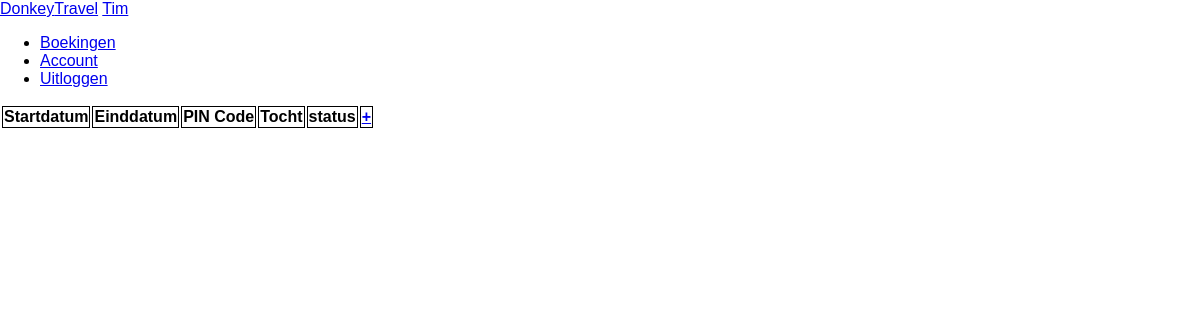
Before: /boekingen/bekijken?id=9 (signed in) with the older database file.
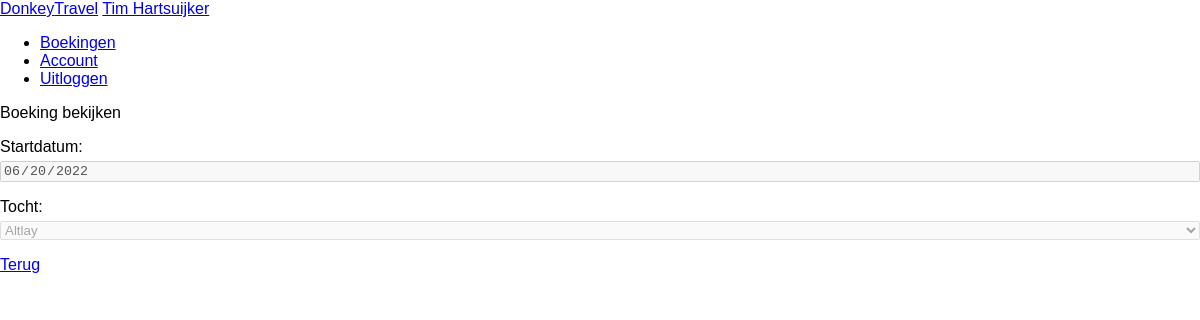
After: the same page with the newer database file.
### tables this page shows
CREATE TABLE `customers` (
  `id` int(11) NOT NULL,
  `name` varchar(50) NOT NULL,
  `email` varchar(100) NOT NULL,
  `phonenumber` varchar(20) NOT NULL,
  `password` varchar(100) NOT NULL,
  `edited` timestamp NOT NULL DEFAULT current_timestamp() ON UPDATE current_timestamp()
);

CREATE TABLE `reservations` (
  `id` int(11) NOT NULL,
  `start_date` date NOT NULL,
  `pincode` int(11) NOT NULL,
  `trip_id` int(11) NOT NULL,
  `customer_id` int(11) NOT NULL,
  `status_id` int(11) NOT NULL
);

CREATE TABLE `trips` (
  `id` int(11) NOT NULL,
  `description` varchar(40) NOT NULL,
  `route` varchar(50) NOT NULL,
  `day_count` int(11) NOT NULL
);

### classes/Customer.php (called while the page is built, shortened)
<?php
class Customer
{
    private string $name;
    private string $email;
    private string $phonenumber;
    private function __construct(int $id, string $name, string $email, string $phonenumber, string $password)
    {
        $this->name = $name;
        $this->email = $email;
        $this->phonenumber = $phonenumber;
    }
    public function getName(): string
    {
        return $this->name;
    }
    public function getEmail(): string
    {
        return $this->email;
    }
    public function getPhonenumber(): string
    {
        return $this->phonenumber;
    }
    public static function get(int $id): ?Customer
    {
        $params = array(":id" => $id);
        $sth = getPDO()->prepare("SELECT `id`, `name`, `email`, `phonenumber`, `password` FROM `customers` WHERE `id` = :id LIMIT 1;");
        $sth->execute($params);
        if ($row = $sth->fetch())
            return new Customer($id, $row["name"], $row["email"], $row["phonenumber"], $row["password"]);
        return null;
    }
}

### classes/Reservation.php (called while the page is built, shortened)
<?php
class Reservation
{
    private int $startDate;
    private int $tripID;
    private function __construct(int $id, int $startDate, int $pincode, int $tripID, int $customerID, int $statusID)
    {
        $this->startDate = $startDate;
        $this->tripID = $tripID;
    }
    public function getStartDate(): int
    {
        return $this->startDate;
    }
    public function getTrip(): Trip
    {
        return Trip::get($this->tripID);
    }
    public static function get(int $id): ?Reservation
    {
        $params = array(":id" => $id);
        $sth = getPDO()->prepare("SELECT `start_date`, `pincode`, `trip_id`, `customer_id`, `status_id` FROM `reservations` WHERE `id` = :id LIMIT 1;");
        $sth->execute($params);
        if ($row = $sth->fetch())
            return new Reservation($id, strtotime($row["start_date"]), $row["pincode"], $row["trip_id"], $row["customer_id"], $row["status_id"]);
        return null;
    }
}

### classes/Trip.php (called while the page is built, shortened)
<?php
class Trip
{
    private string $route;
    private function __construct(int $id, string $description, string $route, int $dayCount)
    {
        $this->route = $route;
    }
    public function getRoute(): string
    {
        return $this->route;
    }
    public static function get(int $id): ?Trip
    {
        $params = array(":id" => $id);
        $sth = getPDO()->prepare("SELECT `id`, `description`, `route`, `day_count` FROM `trips` WHERE `id` = :id LIMIT 1;");
        $sth->execute($params);
        if ($row = $sth->fetch())
            return new Trip($row["id"], $row["description"], $row["route"], $row["day_count"]);
        return null;
    }
}

### pages/boekingen.php (the view, shortened to what this page needs)
<?php
$customer = Customer::get($_SESSION["customerID"]);
?>
<header class="page-header">
    <a class="logo" href="<?= ROOT_DIR ?>">Donkey<span class="green">Travel</span></a>
    <a class="info" href="<?= ROOT_DIR ?>account" title="Naam: <?= $customer->getName() ?>&#10;E-mailadres: <?= $customer->getEmail() ?>&#10;Telefoonnummer: <?= $customer->getPhonenumber() ?>"><?= $customer->getName() ?></a>
    <ul class="nav">
        <li><a class="link" title="Boekingen overzicht" href="<?= ROOT_DIR ?>boekingen">Boekingen</a></li>
        <li><a class="link" title="Account overzicht" href="<?= ROOT_DIR ?>account">Account</a></li>
        <li><a class="link" title="Uitloggen overzicht" href="<?= ROOT_DIR ?>uitloggen">Uitloggen</a></li>
    </ul>
</header>
<?php
if (isset($_GET["id"])) {
    $reservation = Reservation::get((int)$_GET["id"]);
    if (
        !isset($reservation) ||
        $reservation->getCustomerID() !== $_SESSION["customerID"]
    ) {
        unset($reservation);
    }
}
switch ($path[1] ?? null) {
    default:
        if (isset($reservation))
            require("pages/boekingen/bekijken.php");
        else
            require("pages/boekingen/overzicht.php");
        break;
}

### index.php (shortened to what this page needs)
<?php
require_once("classes/Customer.php");
require_once("classes/Reservation.php");
require_once("classes/Tracker.php");
require_once("classes/Trip.php");
function getPDO(): PDO
{
    static $pdo = new PDO("mysql:host=localhost;dbname=donkey_travel", "root", "");
    return $pdo;
}
?>
<!DOCTYPE html>
<html>
<head>
    <link rel="stylesheet" href="<?= PUBLIC_DIR ?>css/style.css" />
</head>
<body>
    <?php
    $path = explode("/", trim(substr($_SERVER["REDIRECT_URL"], strlen(ROOT_DIR)), "/"));
    switch ($path[0]) {
        default:
            if (isset($_SESSION["customerID"])) {
                require("pages/boekingen.php");
            } else {
                require("pages/inloggen.php");
            }
            break;
    }
    ?>
</body>
</html>

### pages/boekingen/overzicht.php (shortened to what this page needs)
<div class="page-wrapper">
    <table>
        <thead>
            <tr>
                <th>Startdatum</th>
                <th>Einddatum</th>
                <th>PIN Code</th>
                <th>Tocht</th>
                <th>status</th>
                <th>
                    <a class="link" title="Boeking aanvragen" href="<?= ROOT_DIR ?>boekingen/aanvragen">+</a>
                </th>
            </tr>
        </thead>
    </table>
</div>

### pages/boekingen/bekijken.php (shortened to what this page needs)
<div class="page-wrapper">
    <form class="form" method="POST">
        <header>Boeking bekijken</header>
        <label>
            <header>Startdatum:</header>
            <input type="date" value="<?= date("Y-m-d", $reservation->getStartDate()) ?>" disabled />
        </label>
        <label>
            <header>Tocht:</header>
            <select disabled>
                <option><?= htmlspecialchars($reservation->getTrip()->getRoute()) ?></option>
            </select>
        </label>
        <footer>
            <a class="link" title="Ga terug naar overzicht" href="<?= ROOT_DIR ?>boekingen/overzicht">Terug</a>
        </footer>
    </form>
</div>

### public/css/style.css (style rules this page uses)
body { margin: 0; font-family: Arial, Helvetica, sans-serif; }
.page-wrapper { width: 100%; height: 90vh; }
form { display: flex; flex-direction: column; gap: 1rem; }
label { display: flex; flex-direction: column; gap: 0.3rem; }
th, td { border: 1px solid; }

Changed rows visible on the page:
changed customers: name "Tim" → "Tim Hartsuijker"
now on this page (row edited): reservations: trip.day_count "Altlay"
Other visible differences:
form field date: (not shown) → "06/20/2022"
text no longer shown: "Startdatum Einddatum PIN Code Tocht status +"
text now shown: "Boeking bekijken Startdatum: Tocht: Terug"
